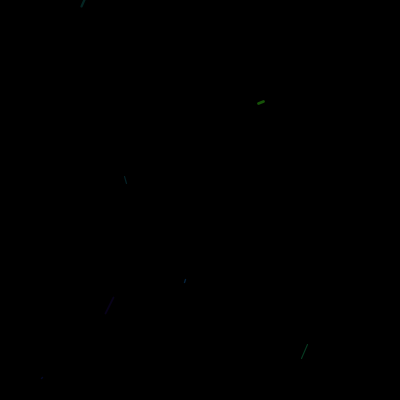
Frame 1 (no input)
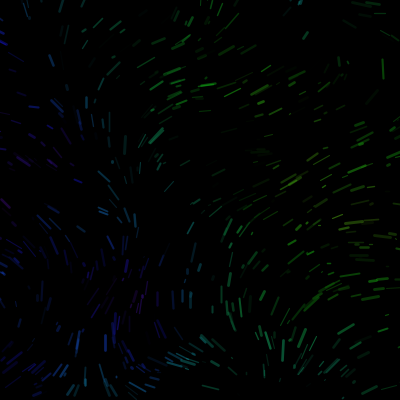
Frame 60 (the mouse pressed at the canvas centre just before this capture)
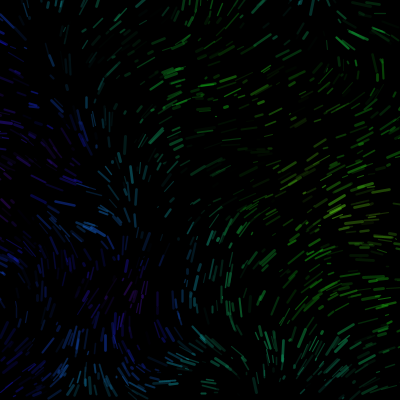
Frame 120 (the mouse held since frame 60 and released just before this capture)

The Processing sketch that drew these frames (run headless with seeded random() and noise(); from frame 60 on, the mouse is pressed at the canvas centre):

// Processing sketch: fur
// ── fur.pde
void setup() {
  size(400, 400);
  background(0);
  smooth();
  colorMode(HSB, 1.0);
  frameRate(150);
}
void draw() {
  for(int i=0; i<10; i++) {    
    float x = random(width);
    float y = random(height);
  
    float H = noise(x/300, y/300);
    float B = noise(x/50, y/50);
    stroke(H, 0.9, B+random(-0.4, 0.3), 0.4);
  
    // here we use the noise value of a point to
    // define a direction (an angle)
    float a = noise(x/200, y/200) * TWO_PI;
    float l = random(1, 20);
    float x2 = x + l * sin(a);
    float y2 = y + l * cos(a); 
  
    strokeWeight(random(1,3));
    line(x,y, x2, y2);
  }
}
void keyPressed() {
  int n = int(random(100000));
  save(n + ".png");
}
